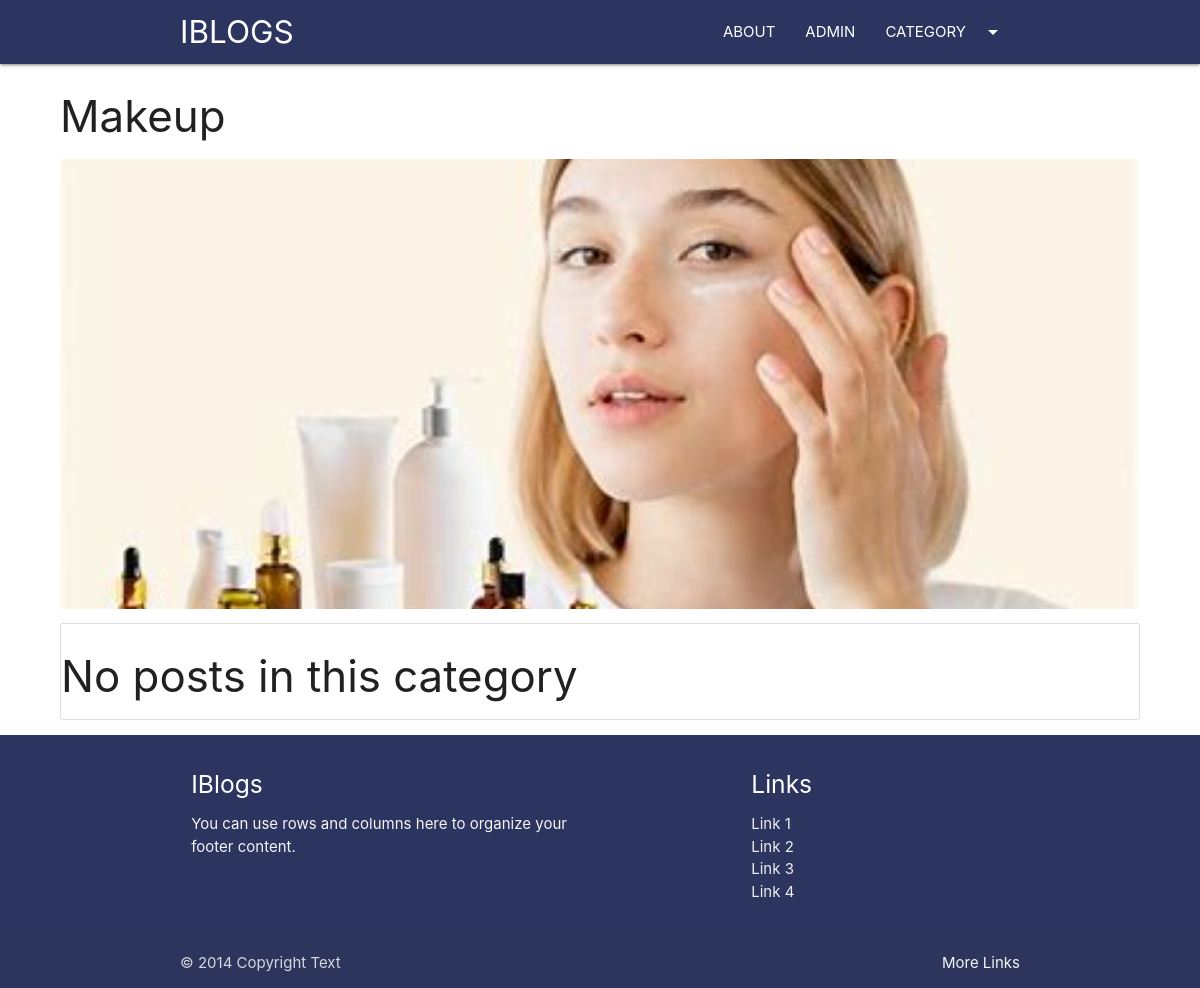
The app's page /category/makeup with its own data.
### blog/models.py (models this page shows)
class Category(models.Model):
    cat_id = models.AutoField(primary_key=True)
    title = models.CharField(max_length=100)
    description = models.TextField()
    url = models.CharField(max_length=100)
    image = models.ImageField(upload_to='category/')
    add_date = models.DateTimeField(auto_now_add=True,null=True)
    def img_tag(self):
        if self.image:
            return format_html('<img src="{}" style="width:40px;height:40px;" />', self.image.url)
        return "No Image"
    img_tag.short_description = "Image"

### blog/views.py (the view)
# urls.py: path('category/<slug:url>',category)
def category(request,url):
   cat = Category.objects.get(url=url)
   posts = Post.objects.filter(cat=cat)
   return render(request,'category.html',{'cat':cat,'posts':posts})

### template/category.html (shortened to what this page needs)
{%extends 'base.html' %}
{%block content%}
<div class="container-custom">
    <h3>{{cat.title}}</h3>
    <div class="img-container">
        <img src="/media/{{cat.image}}" class="responsive-img" style="max-height:450px;width:100%;object-fit:cover;"
             alt="">
    </div>
    <div class="collection">
        {%for p in posts %}
        <a href="/blog/{{p.url}}" class="collection-item">{{p.title}}</a>
        {% empty %}
        <h3>No posts in this category</h3>
        {%endfor%}
    </div>
</div>
{%endblock%}

### blog/static/css/style.css (style rules this page uses)
.container-custom { width: 90%!important; margin:auto; }

### records on screen
Category: title "Makeup", image (picture)
